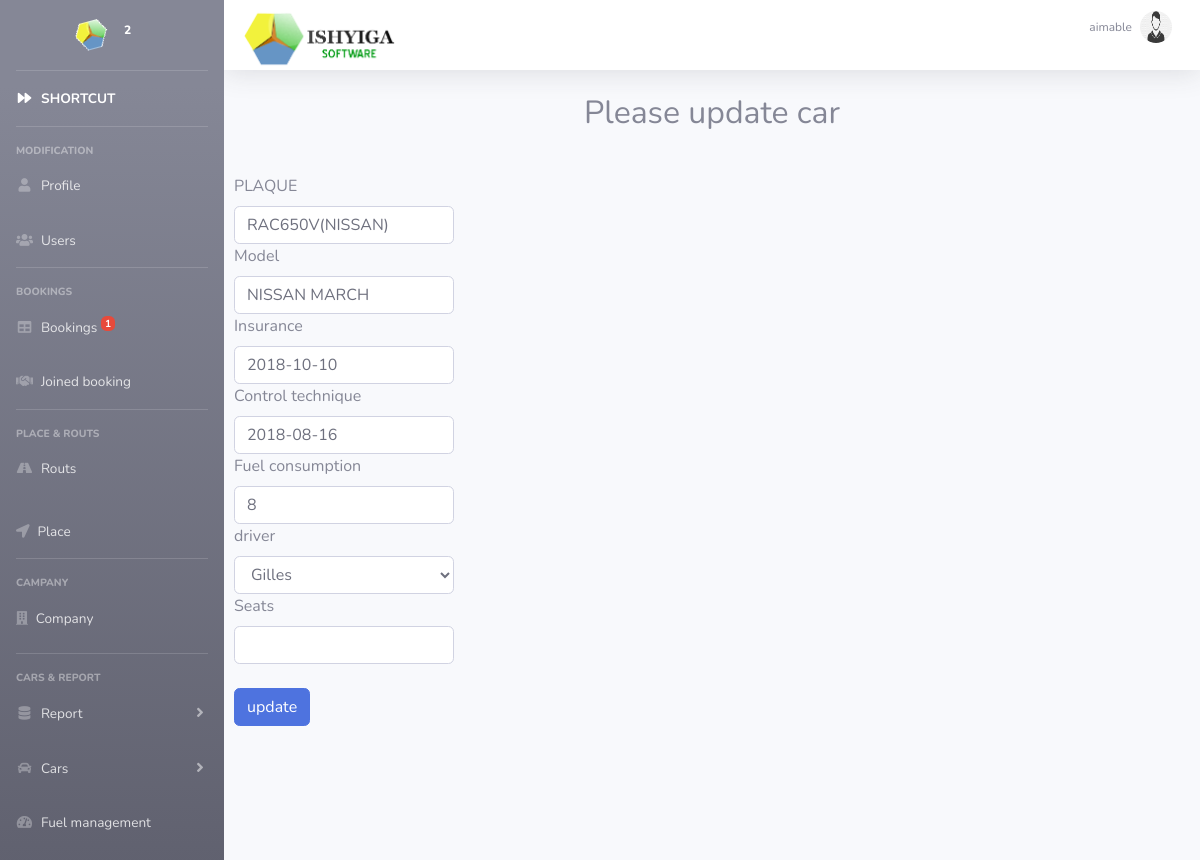
The app's page /updatecarlist.php?id=1 (signed in) with its own data.
### tables this page shows
CREATE TABLE `fluid_car` (
  `id` int(100) NOT NULL,
  `id_subcompany` int(100) DEFAULT NULL,
  `plaque` varchar(100) NOT NULL,
  `marque` varchar(100) NOT NULL,
  `insurance_date` date DEFAULT NULL,
  `control_technique_date` date DEFAULT NULL,
  `standard` text NOT NULL,
  `fuel_consumption` int(11) DEFAULT NULL COMMENT 'km/l',
  `id_driver` int(11) DEFAULT NULL,
  `seats` int(11) DEFAULT NULL
);

### updatecarlist.php (the view, shortened to what this page needs)
<?php
include 'include/header.php' ; ?>
<?php include('connexion.php');
?>
</head>
<body id="page-top"  >
<div id="wrapper">
<?php include 'include/navbar.php'; ?>
<div id='content-wrapper' class="d-flex flex-column">
<?php
require_once('include/topbon.php');
?>
        <div class="row">
            <div class="col-md-12 text-center">
                <h2>Please update car</h2>
            </div>
        </div>
        <div class="col-md-8 col-lg-offset-2">
            <div class="row" style="padding:10px">
                <form action="updatecarlist.php" method="post" class="form-horizontal">
                    <br><label>PLAQUE</label><br>
                    <?php
                    $sql = "SELECT * FROM fluid_car where id=" . $_GET['id'];
                    if ($result = mysqli_query($connection, $sql)) {
                        if ($row = mysqli_fetch_array($result)) {
                            $plaque = $row['plaque'];
                        }
                    }
                    ?>
                    <input type="text" class="form-control" name="plaque" value="<?= $row['plaque']?>">
                    <label>Model</label>
                    <input type="text" class="form-control" name="marque" value="<?= $row['marque']?>">
                    <label>Insurance</label><br><input type="text" name="insurance_date" class="form-control" value="<?= $row['insurance_date']?>" required>
                    <label>Control technique</label>
                    <input type="text" name="control_technique" class="form-control" value="<?= $row['control_technique_date']?>" required>
                    <label>Fuel consumption</label>
                    <input class="form-control" type="text" name="fuel_consumption" placeholder="km/l" value="<?= $row['fuel_consumption']?>" >
                    <?php
                        $sqlu1 = "SELECT * from fluid_user where role='30'";
                        $rst1 = mysqli_query($connection, $sqlu1);
                        ?>
                        <label>driver</label>
                        <select name="driver" class="form-control">
                        <?php
                        while ($row = mysqli_fetch_array($rst1)) {
                            echo '
                        <option value=' . $row['id'] . ' > ' . $row['username'] . '</option>';
                        }
                        echo '</select>';
                        ?>
                    <label>Seats</label>
                    <input class="form-control" type="text" name="seats"  value="<?= $row['seats']?>" >
                    <br><a href="carlist.php"><input class="btn btn-primary"type="submit" name="submit" value="update"></a><br>
            </div>
        </div>
    </div>
</div>
<?php include('footer.php'); ?>

### include/header.php (style rules this page uses)
a { color: #4e73df; text-decoration: none; background-color: transparent; }

### records on screen
fluid_car: plaque "RAC650V(NISSAN)", marque "NISSAN MARCH", insurance_date "2018-10-10", control_technique "2018-08-16", fuel_consumption "8"

### other values on screen
$row['Total'] "1"
$_SESSION['username'] "aimable"
form field driver "Gilles"
